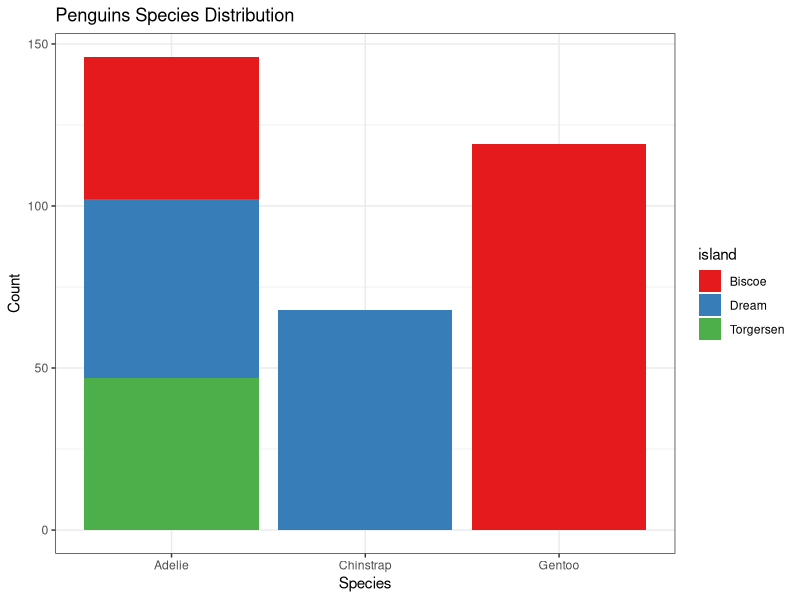
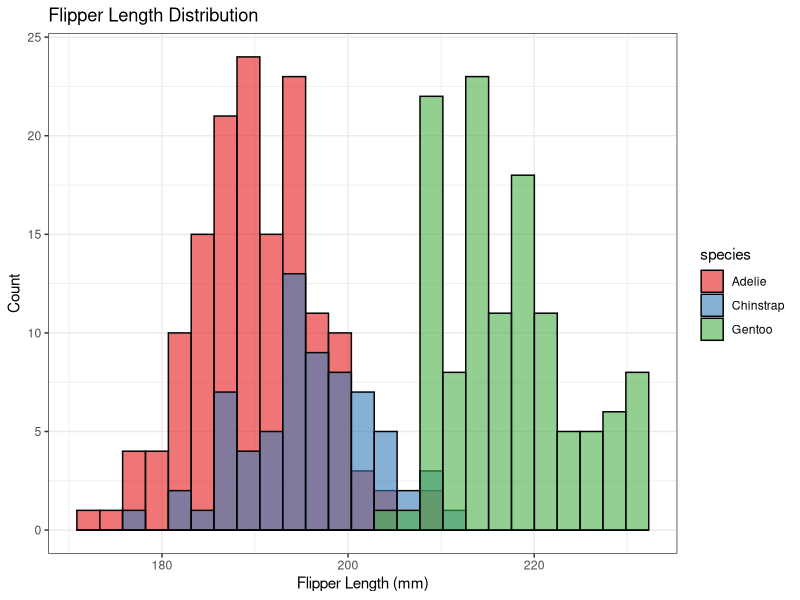
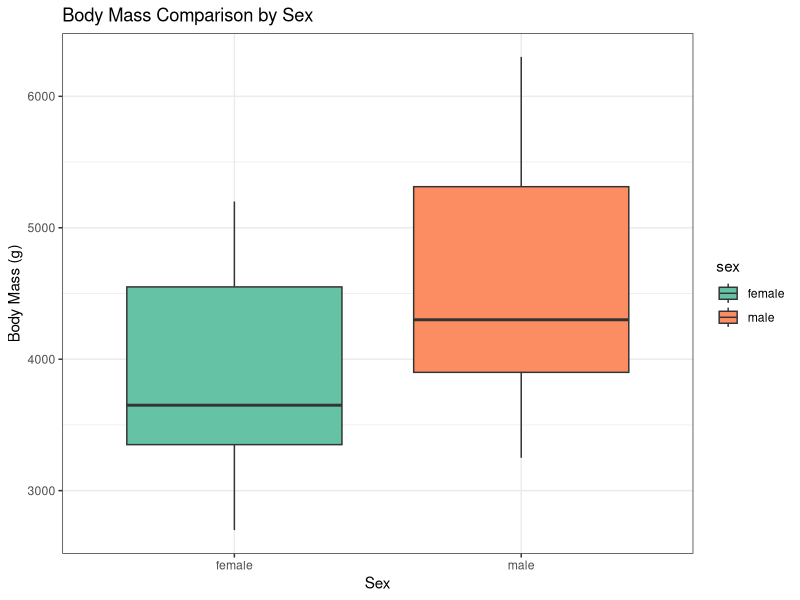
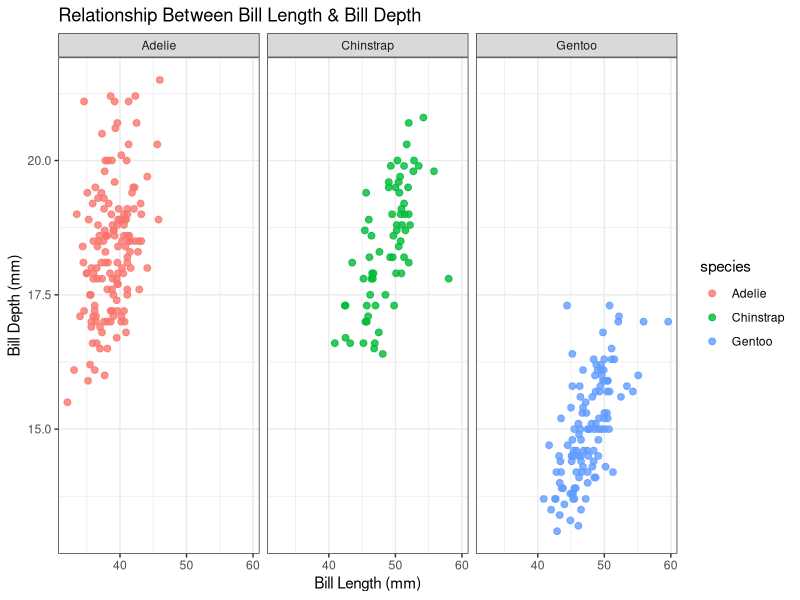
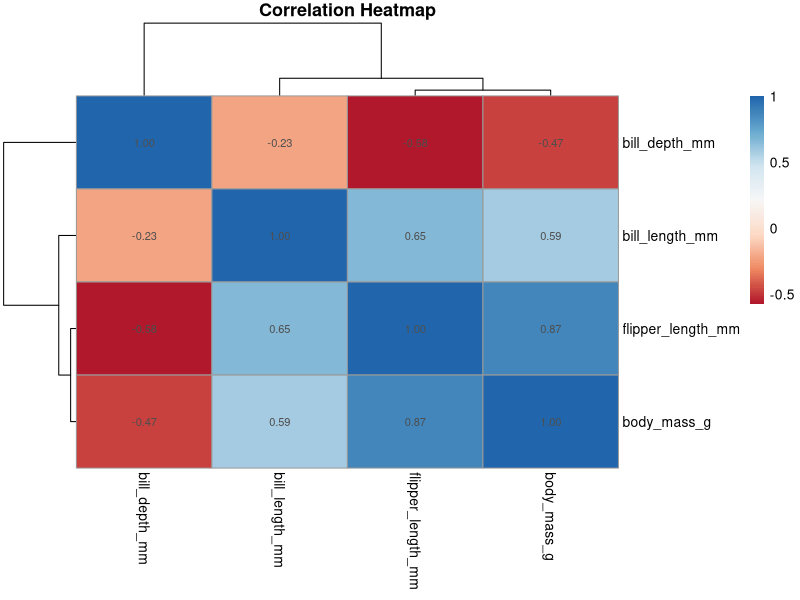

The R script that drew these images, in order:
## ---- chunk 1
knitr::opts_chunk$set(echo = TRUE, warning = FALSE, message = FALSE)
## ---- chunk 2
library(palmerpenguins)
library(ggplot2)
library(RColorBrewer)
library(pheatmap)

# Load and Inspect Data
Data = penguins
Data_clean = na.omit(Data)
head(Data_clean)
## ---- chunk 3
ggplot(data = Data_clean, mapping = aes(x = species, fill = island)) +
  geom_bar() +
  theme_bw() +
  scale_fill_brewer(palette = "Set1") +
  xlab("Species") +
  ylab("Count") +
  ggtitle("Penguins Species Distribution")
## ---- chunk 4
ggplot(data = Data_clean, mapping = aes(x = flipper_length_mm, fill = species)) +
  geom_histogram(bins = 25, color = "black", alpha = 0.6, position = "identity") +
  theme_bw() +
  scale_fill_brewer(palette = "Set1") +
  xlab("Flipper Length (mm)") +
  ylab("Count") +
  ggtitle("Flipper Length Distribution")
## ---- chunk 5
ggplot(data = Data_clean, mapping = aes(x = sex, y = body_mass_g, fill = sex)) +
  geom_boxplot() +
  theme_bw() +
  scale_fill_brewer(palette = "Set2") +
  xlab("Sex") +
  ylab("Body Mass (g)") +
  ggtitle("Body Mass Comparison by Sex")
## ---- chunk 6
ggplot(data = Data_clean, mapping = aes(x = bill_length_mm, y = bill_depth_mm, colour = species)) +
  geom_point(size = 2, alpha = 0.8) +
  theme_bw() +
  xlab("Bill Length (mm)") +
  ylab("Bill Depth (mm)") +
  ggtitle("Relationship Between Bill Length & Bill Depth") +
  facet_grid(~species)
## ---- chunk 7
# Prepare Data
numeric_col <- Data_clean[, c("bill_length_mm", "bill_depth_mm", 
                             "flipper_length_mm", "body_mass_g")]
cor_matrix <- cor(numeric_col)

# Plot Heatmap
pheatmap(mat = cor_matrix, 
         display_numbers = TRUE, 
         cluster_rows = TRUE, 
         cluster_cols = TRUE, 
         color = colorRampPalette(brewer.pal(n = 7, name = "RdBu"))(100),
         main = "Correlation Heatmap")
